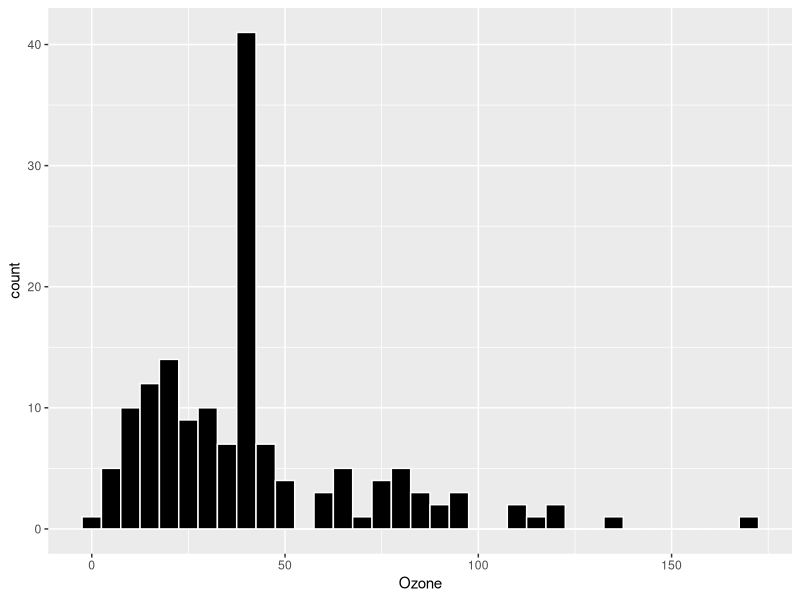
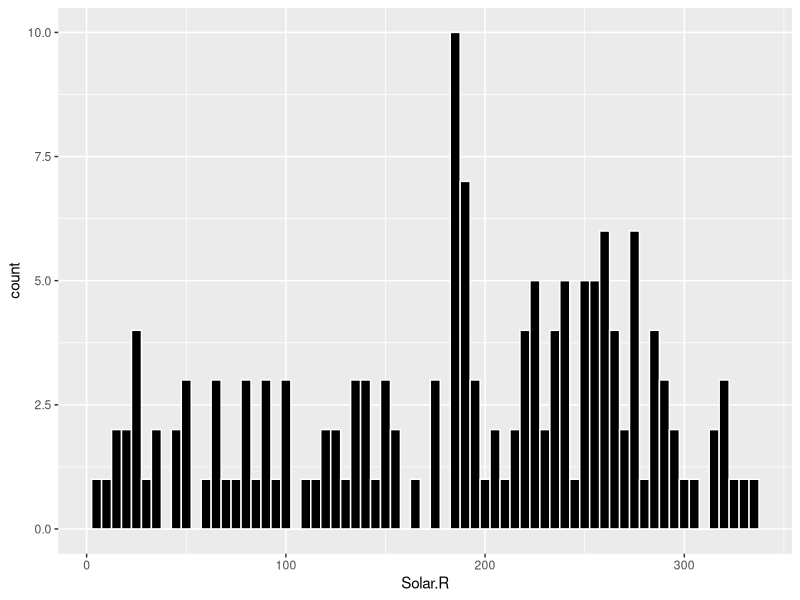
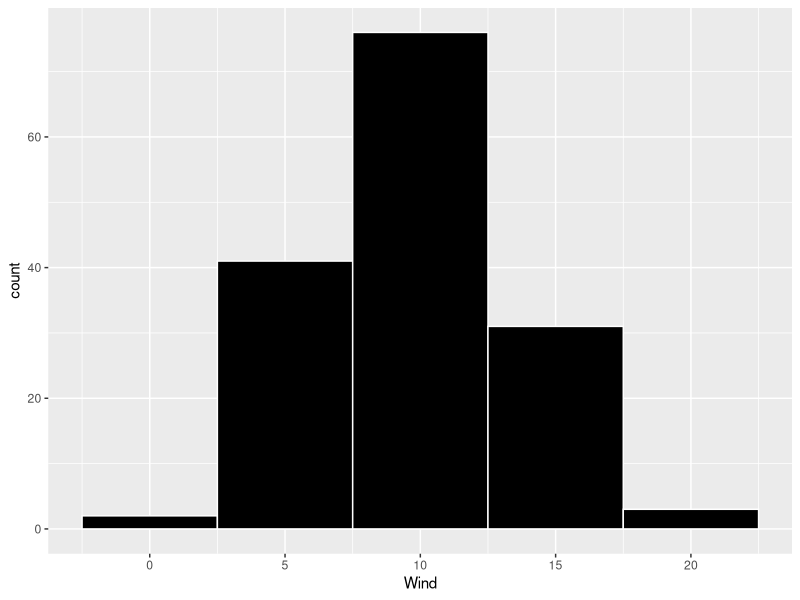
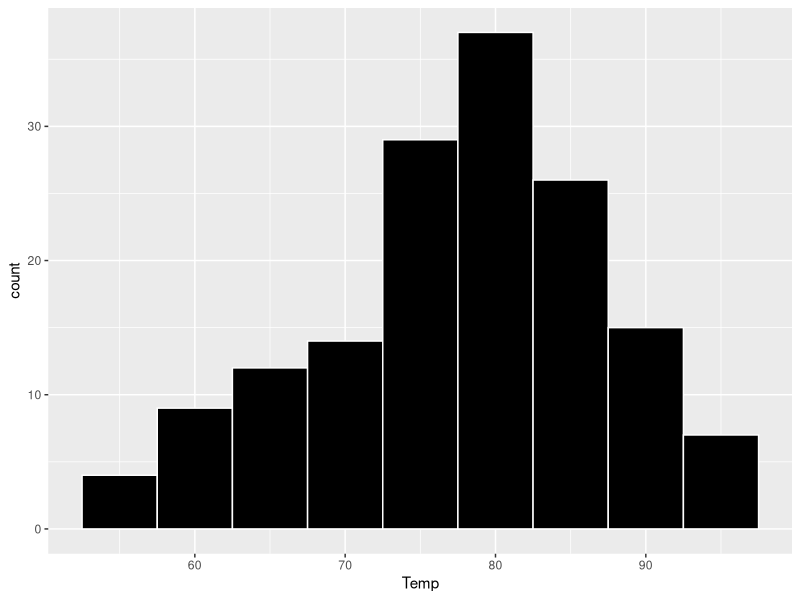
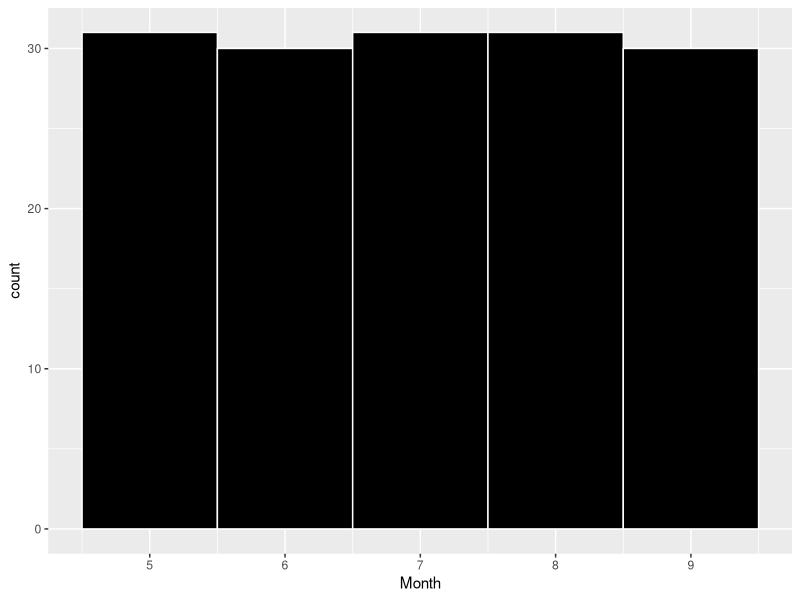
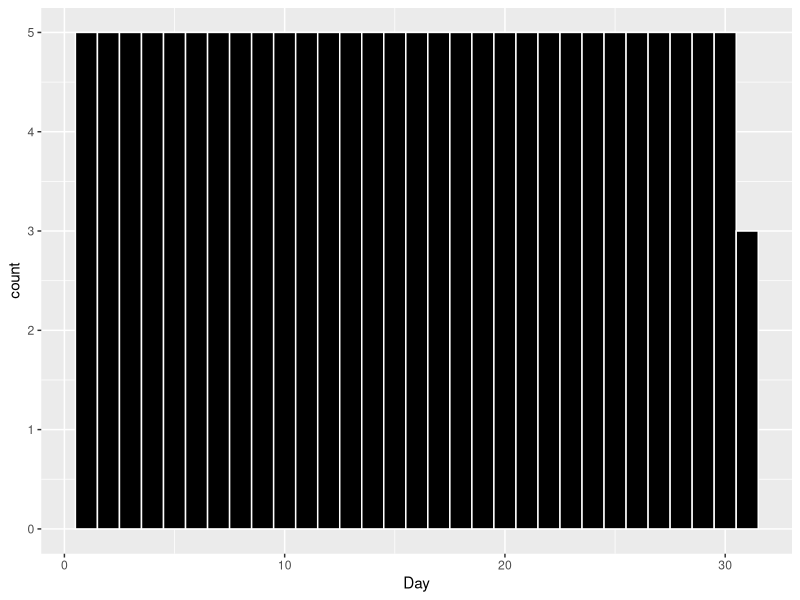
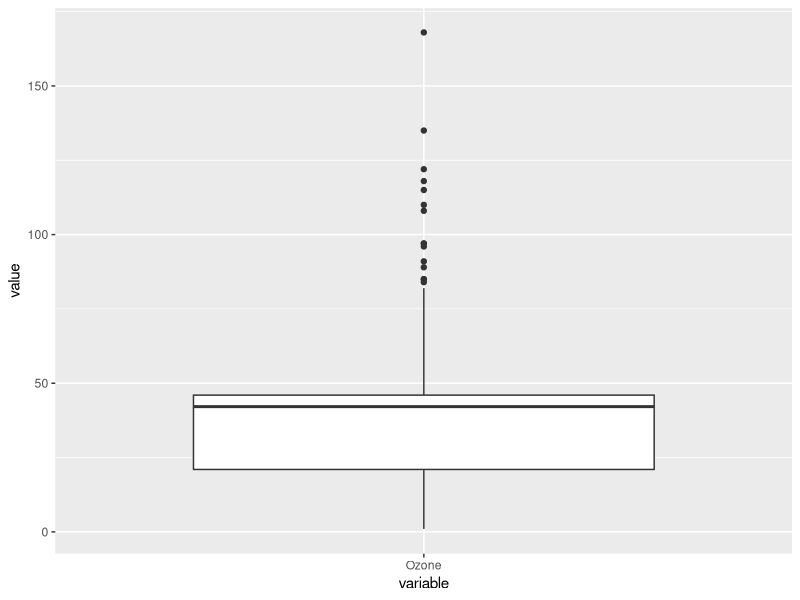
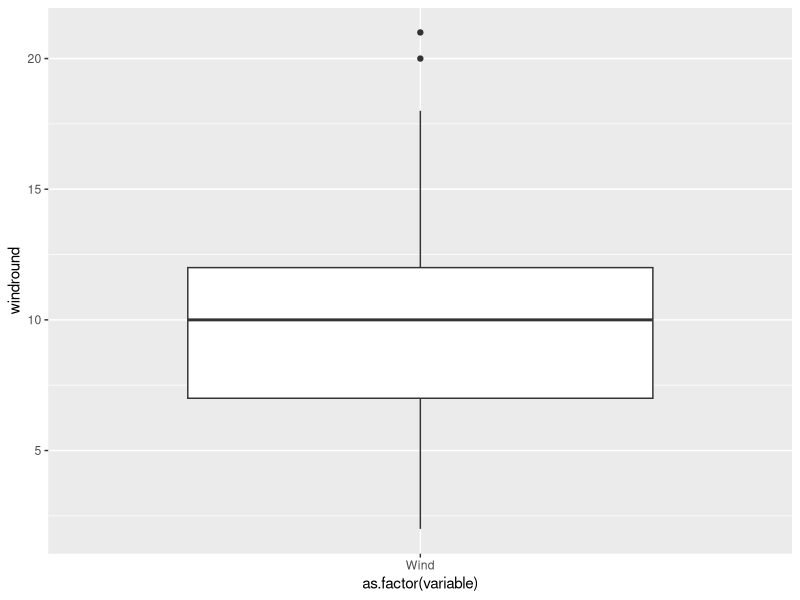

Generate these figures, in order, with R:
#HW 6
##Jacob Dineen
#DUE 8/27 @ MIDNIGHT

#CLEAR ENVIRONMENT AND INSTALL INITIAL PACKAGES
rm(list = ls(all = TRUE))#Clear Enviroment

#Create function for installing/downloading packages
EnsurePackage<-function(x) {
  x <- as.character(x)
  if (!require(x,character.only=TRUE)) {
    install.packages(pkgs=x, repos="http://cran.rproject.
org")
    require(x,character.only=TRUE)
  }
}

#Install Package needed for Data Visualization
EnsurePackage("ggplot2")

#STEP 1 LOAD THE DATA

airquality # Call Airquality dataset
airqual<- data.frame(airquality)# Save Airquality dataset as df

#STEP 2 DATA CLEANSING

str(airqual)
any(is.na(airqual)) #test if any NAs
summary(airqual) #37 NA's on OZONE. 7 NA's on SOLAR.R. NO OTHER NA's
mean(airqual$Ozone) #Run descriptive to see if Na's are impacting
mean(airqual$Ozone, na.rm = TRUE) #Could use na.rm as workaround, but will clean
str(na.omit(airqual)) #Using na.omit removed 42 rows of data from the df. will need to replace NA values instead.

airqual$Ozone[is.na(airqual$Ozone)] <- mean(airqual$Ozone,na.rm = TRUE) #Replace NA's with the mean of the column
airqual$Solar.R[is.na(airqual$Solar.R)] <- mean(airqual$Solar.R,na.rm = TRUE) #Replace NA's with the mean of the column
airqual #Call DF
any(is.na(airqual)) #Test if any NA's remain in data frame

#STEP 3 Understand the data distribution
###Histograms for each Variable.

#ozone
ggplot(airqual,aes(x=Ozone))+geom_histogram(binwidth=5,color='white',fill="black")

#solar
ggplot(airqual,aes(x=Solar.R))+geom_histogram(binwidth=5,color='white',fill="black")

#wind
ggplot(airqual,aes(x=Wind))+geom_histogram(binwidth=5,color='white',fill="black")

#temp
ggplot(airqual,aes(x=Temp))+geom_histogram(binwidth=5,color='white',fill="black")

#Month
ggplot(airqual,aes(x=Month))+geom_histogram(bins=5,color='white',fill="black")

#Day
ggplot(airqual,aes(x=Day))+geom_histogram(bins=31,color='white',fill="black")


###Boxplots

#Melt Data
EnsurePackage("reshape2")
airqual1 <- melt(airqual)

#Ozone Boxplot
Ozone <- airqual1[airqual1$variable== 'Ozone', ] #Save DF for filtered melt df
ggplot(Ozone, aes(variable, value )) + geom_boxplot() #create boxplot on filtered melt df

#Wind Boxplot

Wind <- airqual1[airqual1$variable== 'Wind', ] #Save DF for filtered melt df
Wind$windround <- round(Wind$value) #New Col for Rounded Wind
Wind <- Wind [,-2] #Remove un-rounded value column
Wind
g1<- ggplot(Wind, aes(as.factor(variable), windround)) + geom_boxplot() #create boxplot for rounded wind values
g1

#Step 3 EXPLORE HOW DATA CHANGES OVER TIME
airqual$Date <- as.Date(paste(as.numeric("1973"), airqual$Month, airqual$Day, sep="/")) #Add concatenated Date column with 1973 as year

format(airqual$month, airqual$date, )


str(airqual)
###Line Charts

#Ozone
ggplot(airqual,aes(x=Date,y=Ozone, group=1))   +
  geom_line(color="black") 

#Temp
ggplot(airqual,aes(x=Date,y=Temp, group=1))   +
  geom_line(color="black") 

#Solar.R
ggplot(airqual,aes(x=Date,y=Solar.R, group=1))   +
  geom_line(color="black") 

#Wind
ggplot(airqual,aes(x=Date,y=Wind, group=1))   +
  geom_line(color="black") 

# create one chart with 4 lines, each having a different color

# Rescale Wind values so that they won't be too close to the x axis, and store in a new column
airqual$scalewind <- (airqual$Wind*10) #multiplied original values by 10 + Added new column
airclean <- airqual[ , c(1,2,4,7,8)]  # create a new dataframe containing the four y variables and the x variable (Date).
airclean <- melt(airclean, id= ("Date"))  # reframe the dataframe to stack all the y variables into a single column before visualization (sample on next slide)

# create one chart with four lines, using "Date" as x variable, and the four factors as y variables

ggplot(airclean , aes(x=Date,y=value, group=variable, color=variable)) + geom_line() +  geom_line()


##STEP 4 LOOK AT ALL THE DATA VIA A HEATMAP
ggplot(airclean, aes(x=Date, y=variable, color=value)) +  geom_tile() + scale_fill_gradient(airclean, low="white", high="purple")


#Step 5 Look at all the data via a scatter chart
# Use data frame from step 2 to create a scatter chart, with "Wind" along x-axis and "Temp" along y-axis.
ggplot(airqual, aes(x=Wind, y=Temp)) + geom_point(aes(size=Ozone,color=Solar.R))  # Additionally, set the points' size according to "Ozone" value and set the shade of color according to "Solar.R" value.


# Step 6: Final Analysis
# Do you see any patterns after exploring the data?  
##I think just by looking at the line chart showing all four variables, we can see that there is a correlation between increases in the values as it relates to the 'Date'. 
#When we look at the scatter plot, we can see that when temp is the highest, the wind is the lowest, suggesting an inverse,but correlated relationship.
#The individual line charts don't really help us determine any kind of relationship between the variables, although they work to show us more of an individual time series analysis for each.
#One thing that might be flawed about the dataset, is we're only seeing a sample of 'summer' months, really. 

# What was the most useful visualization?
#I think the 4 piece line chart was the most useful in seeing correlation. The individual charts don't help to paint an aggregate picture.
#Looking at the scatter plot with all four variables plotted, we are able to see that solar and temp are positively correlated against an inverse relationship wind. When the temp is high, the solar value is generally higher, and the wind value is low, which, logically, makes sense. We can also see that when the wind is below the 10 threshold, we see a majority of our high output ozone values. Really when Wind is low, the other three variables are higher, and vice versa. 





